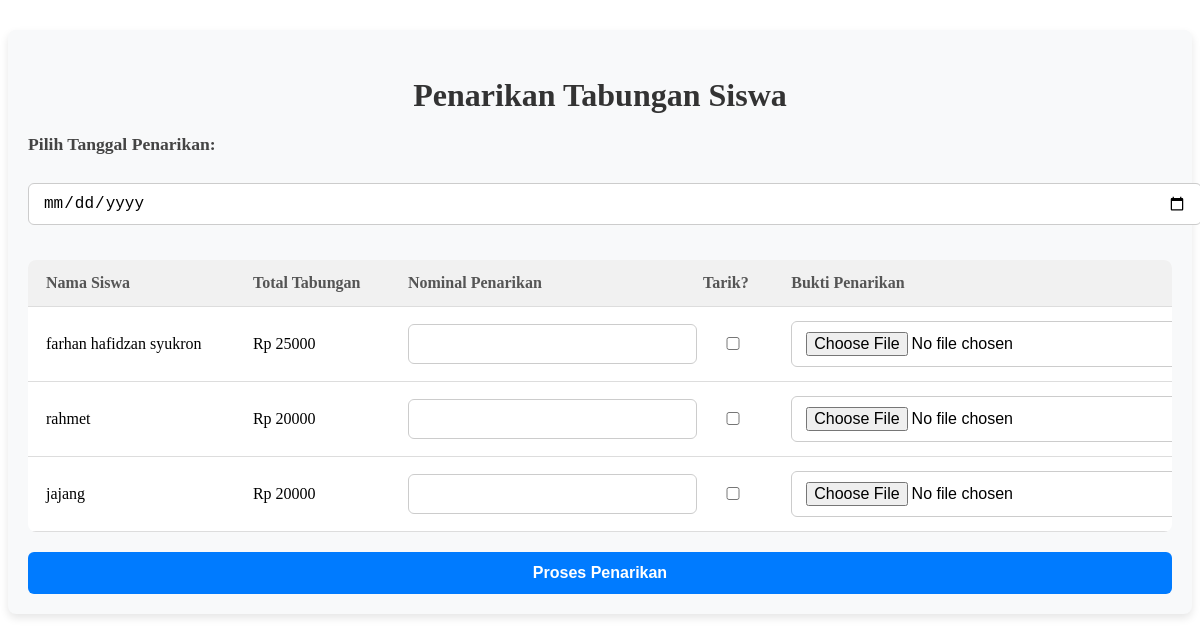
Page /tabungan/penarikan/ on the committed database.
### keuangan/models.py (models this page shows, shortened)
class Siswa(models.Model):
    user = models.OneToOneField(User, on_delete=models.CASCADE)
    nama = models.CharField(max_length=100)
    kelas = models.CharField(max_length=50)
    no_rekening = models.CharField(max_length=20)

### keuangan/views.py (the view, shortened to what this page needs)
# urls.py: path('tabungan/penarikan/', views.penarikan_tabungan, name='penarikan_tabungan'),
def penarikan_tabungan(request):
    siswa_tabungan = TabunganSiswa.objects.select_related('siswa') \
        .values('siswa__id', 'siswa__nama') \
        .annotate(total_tabungan=Sum('nominal'))
    return render(request, 'keuangan/admin/penarikan_tabungan.html', {
        'siswa_tabungan': siswa_tabungan
    })

### keuangan/templates/keuangan/admin/penarikan_tabungan.html (shortened to what this page needs)
<!DOCTYPE html>
<html lang="id">
<head>
</head>
<body>
    <div class="table-container">
        <h2>Penarikan Tabungan Siswa</h2>
        <form method="POST" enctype="multipart/form-data">
            <label for="tanggal_penarikan">Pilih Tanggal Penarikan:</label>
            <input type="date" name="tanggal_penarikan" id="tanggal_penarikan" required>
            <table class="table">
                <thead>
                    <tr>
                        <th>Nama Siswa</th>
                        <th>Total Tabungan</th>
                        <th>Nominal Penarikan</th>
                        <th>Tarik?</th>
                        <th>Bukti Penarikan</th>
                    </tr>
                </thead>
                <tbody>
                    {% for tabungan in siswa_tabungan %}
                        <tr>
                            <td>{{ tabungan.siswa__nama }}</td>
                            <td>Rp {{ tabungan.total_tabungan }}</td>
                            <td>
                                <input type="number" name="nominal_{{ tabungan.siswa__id }}" min="0" required>
                            </td>
                            <td>
                                <input type="checkbox" name="siswa_ditarik" value="{{ tabungan.siswa__id }}">
                            </td>
                            <td>
                                <input type="file" name="bukti_{{ tabungan.siswa__id }}">
                            </td>
                        </tr>
                    {% endfor %}
                </tbody>
            </table>
            <button type="submit">Proses Penarikan</button>
        </form>
    </div>
    {% load humanize %}
</body>
</html>

### keuangan/templates/keuangan/admin/penarikan_tabungan.html (style rules this page uses)
.table-container { max-width: 1200px; margin: 30px auto; padding: 20px; background-color: #f8f9fa; border-radius: 8px; box-shadow: 0 4px 8px rgba(0, 0, 0, 0.1); }
h2 { text-align: center; margin-bottom: 20px; color: #333; font-size: 2rem; }
form { display: flex; flex-direction: column; gap: 20px; }
label { font-size: 1.1rem; font-weight: 600; margin-bottom: 8px; color: #444; }
input[type="date"], input[type="file"], input[type="number"], button { padding: 10px 14px; font-size: 1rem; border-radius: 6px; border: 1px solid #ccc; outline: none; width: 100%; }
button { background-color: #007bff; color: white; font-weight: bold; border: none; cursor: pointer; transition: background-color 0.3s ease; padding: 12px 24px; align-self: flex-start; }
.table { width: 100%; border-collapse: collapse; margin-top: 15px; background: white; border-radius: 8px; overflow: hidden; }
.table th, .table td { padding: 14px 18px; text-align: left; border-bottom: 1px solid #ddd; }
.table th { background-color: #f1f1f1; font-weight: bold; color: #555; font-size: 1rem; }
.table td input[type="checkbox"], .table td input[type="number"], .table td input[type="file"] { width: 100%; }

### rows in the picture
Siswa: siswa__nama "farhan hafidzan syukron", total_tabungan "25000"
Siswa: siswa__nama "rahmet", total_tabungan "20000"
Siswa: siswa__nama "jajang", total_tabungan "20000"
